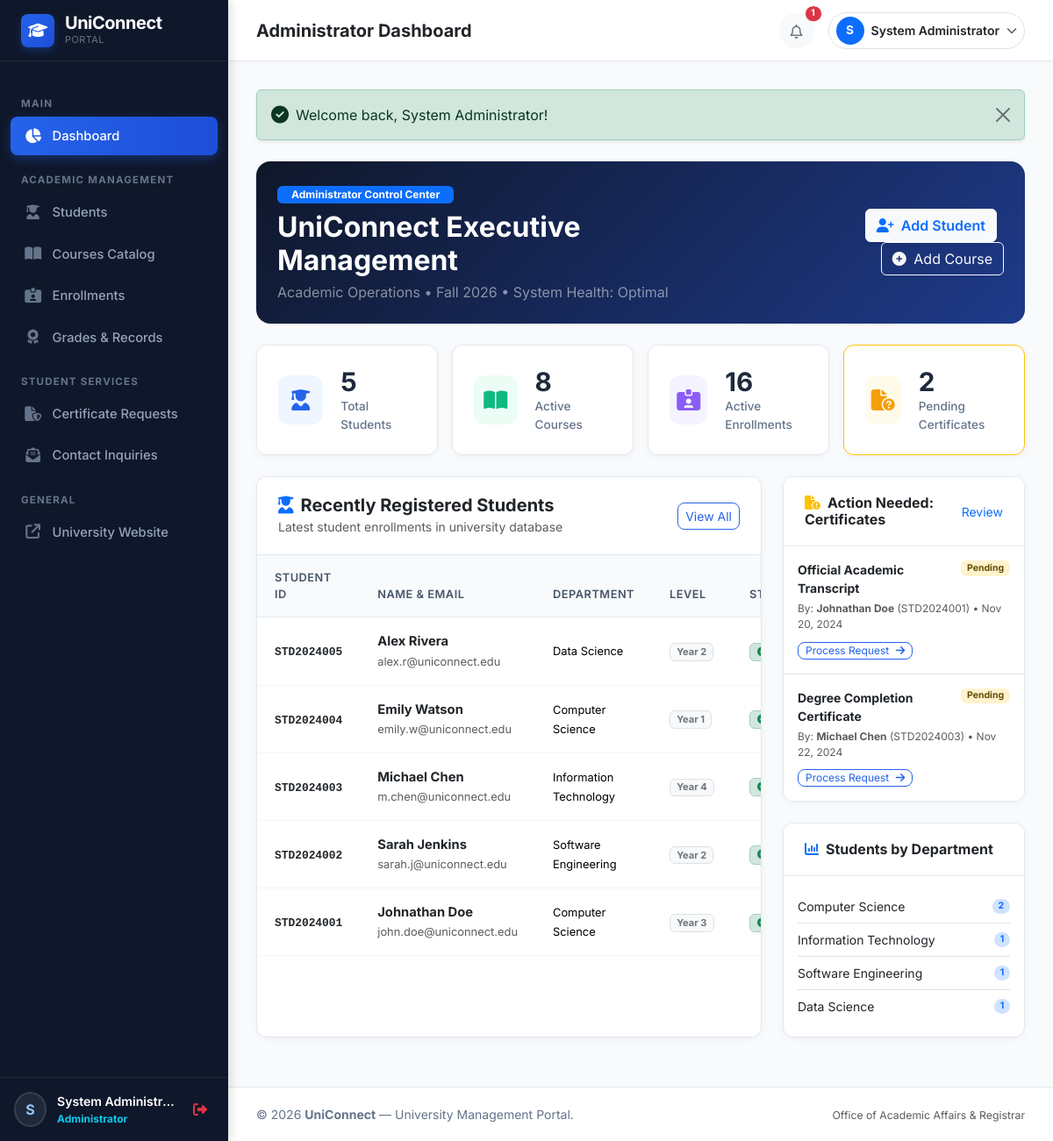
Page /admin/dashboard.php (signed in) on the committed database.
### tables this page shows
CREATE TABLE `students` (
  `id` INT AUTO_INCREMENT PRIMARY KEY,
  `user_id` INT NOT NULL UNIQUE,
  `student_id` VARCHAR(50) NOT NULL UNIQUE,
  `department` VARCHAR(100) NOT NULL,
  `academic_year` VARCHAR(50) NOT NULL DEFAULT 'Year 1',
  `semester` VARCHAR(50) NOT NULL DEFAULT 'Fall 2026',
  `phone` VARCHAR(30) DEFAULT NULL,
  `date_of_birth` DATE DEFAULT NULL,
  `address` TEXT DEFAULT NULL,
  `created_at` TIMESTAMP DEFAULT CURRENT_TIMESTAMP,
  `updated_at` TIMESTAMP DEFAULT CURRENT_TIMESTAMP ON UPDATE CURRENT_TIMESTAMP,
  CONSTRAINT `fk_students_user` FOREIGN KEY (`user_id`) REFERENCES `users` (`id`) ON DELETE CASCADE
);

CREATE TABLE `users` (
  `id` INT AUTO_INCREMENT PRIMARY KEY,
  `name` VARCHAR(100) NOT NULL,
  `email` VARCHAR(150) NOT NULL UNIQUE,
  `password` VARCHAR(255) NOT NULL,
  `role` ENUM('admin', 'student') NOT NULL DEFAULT 'student',
  `status` ENUM('active', 'inactive') NOT NULL DEFAULT 'active',
  `avatar` VARCHAR(255) DEFAULT 'default-avatar.png',
  `created_at` TIMESTAMP DEFAULT CURRENT_TIMESTAMP,
  `updated_at` TIMESTAMP DEFAULT CURRENT_TIMESTAMP ON UPDATE CURRENT_TIMESTAMP
);

CREATE TABLE `certificate_requests` (
  `id` INT AUTO_INCREMENT PRIMARY KEY,
  `student_id` INT NOT NULL,
  `certificate_type` VARCHAR(100) NOT NULL,
  `purpose` TEXT NOT NULL,
  `delivery_type` ENUM('digital', 'physical_pickup') NOT NULL DEFAULT 'digital',
  `status` ENUM('pending', 'approved', 'rejected', 'completed') NOT NULL DEFAULT 'pending',
  `admin_remarks` TEXT DEFAULT NULL,
  `reference_no` VARCHAR(60) DEFAULT NULL,
  `processed_by` INT DEFAULT NULL,
  `requested_at` TIMESTAMP DEFAULT CURRENT_TIMESTAMP,
  `processed_at` DATETIME DEFAULT NULL,
  CONSTRAINT `fk_cert_student` FOREIGN KEY (`student_id`) REFERENCES `students` (`id`) ON DELETE CASCADE,
  CONSTRAINT `fk_cert_user` FOREIGN KEY (`processed_by`) REFERENCES `users` (`id`) ON DELETE SET NULL
);

### admin/dashboard.php (the view, shortened to what this page needs)
<?php
$pdo = get_db_connection();
$totalStudents = (int)$pdo->query("SELECT COUNT(*) FROM students")->fetchColumn();
$totalCourses = (int)$pdo->query("SELECT COUNT(*) FROM courses WHERE status = 'active'")->fetchColumn();
$totalEnrollments = (int)$pdo->query("SELECT COUNT(*) FROM enrollments WHERE status = 'enrolled'")->fetchColumn();
$pendingCerts = (int)$pdo->query("SELECT COUNT(*) FROM certificate_requests WHERE status = 'pending'")->fetchColumn();
$stmtRecentStudents = $pdo->query("
    SELECT s.*, u.name, u.email, u.status AS user_status, u.created_at AS reg_date
    FROM students s
    JOIN users u ON s.user_id = u.id
    ORDER BY s.id DESC
    LIMIT 5
");
$recentStudents = $stmtRecentStudents->fetchAll();
$stmtRecentCerts = $pdo->query("
    SELECT r.*, s.student_id, u.name AS student_name
    FROM certificate_requests r
    JOIN students s ON r.student_id = s.id
    JOIN users u ON s.user_id = u.id
    WHERE r.status = 'pending'
    ORDER BY r.requested_at ASC
    LIMIT 5
");
$pendingCertList = $stmtRecentCerts->fetchAll();
$stmtDeptDist = $pdo->query("
    SELECT department, COUNT(*) as count
    FROM students
    GROUP BY department
    ORDER BY count DESC
");
$deptDist = $stmtDeptDist->fetchAll();
require_once __DIR__ . '/../includes/header.php';
?>
<div class="card border-0 rounded-4 text-white p-4 mb-4" style="background: linear-gradient(135deg, #0f172a 0%, #1e3a8a 100%);">
    <div class="row align-items-center">
        <div class="col-md-8">
            <span class="badge bg-primary mb-2 px-3 py-1">Administrator Control Center</span>
            <h2 class="fw-bold mb-1">UniConnect Executive Management</h2>
            <p class="text-white-50 mb-0">Academic Operations &bull; <?= DEFAULT_SEMESTER ?> &bull; System Health: Optimal</p>
        </div>
        <div class="col-md-4 text-md-end mt-3 mt-md-0">
            <a href="<?= BASE_URL ?>admin/student-add.php" class="btn btn-light text-primary fw-semibold me-2 shadow-sm">
                <i class="fa-solid fa-user-plus me-1"></i> Add Student
            </a>
            <a href="<?= BASE_URL ?>admin/course-add.php" class="btn btn-outline-light">
                <i class="fa-solid fa-plus-circle me-1"></i> Add Course
            </a>
        </div>
    </div>
</div>
<div class="row g-3 mb-4">
    <div class="col-sm-6 col-xl-3">
        <a href="<?= BASE_URL ?>admin/students.php" class="text-decoration-none">
            <div class="stat-widget">
                <div class="stat-icon-wrapper stat-icon-blue">
                    <i class="fa-solid fa-user-graduate"></i>
                </div>
                <div>
                    <div class="stat-value"><?= $totalStudents ?></div>
                    <div class="stat-label">Total Students</div>
                </div>
            </div>
        </a>
    </div>
    <div class="col-sm-6 col-xl-3">
        <a href="<?= BASE_URL ?>admin/courses.php" class="text-decoration-none">
            <div class="stat-widget">
                <div class="stat-icon-wrapper stat-icon-green">
                    <i class="fa-solid fa-book-open"></i>
                </div>
                <div>
                    <div class="stat-value"><?= $totalCourses ?></div>
                    <div class="stat-label">Active Courses</div>
                </div>
            </div>
        </a>
    </div>
    <div class="col-sm-6 col-xl-3">
        <a href="<?= BASE_URL ?>admin/enrollments.php" class="text-decoration-none">
            <div class="stat-widget">
                <div class="stat-icon-wrapper stat-icon-purple">
                    <i class="fa-solid fa-id-card-clip"></i>
                </div>
                <div>
                    <div class="stat-value"><?= $totalEnrollments ?></div>
                    <div class="stat-label">Active Enrollments</div>
                </div>
            </div>
        </a>
    </div>
    <div class="col-sm-6 col-xl-3">
        <a href="<?= BASE_URL ?>admin/certificates.php" class="text-decoration-none">
            <div class="stat-widget <?= $pendingCerts > 0 ? 'border-warning' : '' ?>">
                <div class="stat-icon-wrapper stat-icon-amber">
                    <i class="fa-solid fa-file-circle-question"></i>
                </div>
                <div>
                    <div class="stat-value"><?= $pendingCerts ?></div>
                    <div class="stat-label">Pending Certificates</div>
                </div>
            </div>
        </a>
    </div>
</div>
<div class="row g-4 mb-4">
    <div class="col-lg-8">
        <div class="card-academic h-100">
            <div class="card-header-custom">
                <div>
                    <h5 class="fw-bold mb-0 text-dark"><i class="fa-solid fa-user-graduate text-primary me-2"></i>Recently Registered Students</h5>
                    <small class="text-muted">Latest student enrollments in university database</small>
                </div>
                <a href="<?= BASE_URL ?>admin/students.php" class="btn btn-sm btn-outline-primary">View All</a>
            </div>
            <div class="card-body p-0">
                <div class="table-responsive">
                    <table class="table table-academic mb-0">
                        <thead>
                            <tr>
                                <th>Student ID</th>
                                <th>Name & Email</th>
                                <th>Department</th>
                                <th>Level</th>
                                <th>Status</th>
                            </tr>
                        </thead>
                        <tbody>
                            <?php foreach ($recentStudents as $s): ?>
                                <tr>
                                    <td>
                                        <code class="fw-bold text-dark"><?= e($s['student_id']) ?></code>
                                    </td>
                                    <td>
                                        <div class="fw-bold text-dark"><?= e($s['name']) ?></div>
                                        <small class="text-muted"><?= e($s['email']) ?></small>
                                    </td>
                                    <td><span class="small"><?= e($s['department']) ?></span></td>
                                    <td><span class="badge bg-light text-secondary border"><?= e($s['academic_year']) ?></span></td>
                                    <td><?= status_badge($s['user_status']) ?></td>
                                </tr>
                            <?php endforeach; ?>
                        </tbody>
                    </table>
                </div>
            </div>
        </div>
    </div>
    <div class="col-lg-4">
        <div class="card-academic mb-4">
            <div class="card-header-custom">
                <h6 class="fw-bold mb-0 text-dark"><i class="fa-solid fa-file-circle-exclamation text-warning me-2"></i>Action Needed: Certificates</h6>
                <a href="<?= BASE_URL ?>admin/certificates.php" class="small text-decoration-none">Review</a>
            </div>
            <div class="card-body p-0">
                <?php if (empty($pendingCertList)): ?>
                    <div class="text-center py-4 text-muted small">
                        <i class="fa-regular fa-circle-check text-success fs-3 mb-2 d-block"></i>
                        No pending certificate requests!
                    </div>
                <?php else: ?>
                    <ul class="list-group list-group-flush small">
                        <?php foreach ($pendingCertList as $pc): ?>
                            <li class="list-group-item p-3">
                                <div class="d-flex justify-content-between align-items-start mb-1">
                                    <div class="fw-bold text-dark"><?= e($pc['certificate_type']) ?></div>
                                    <span class="badge bg-warning-subtle text-warning-emphasis">Pending</span>
                                </div>
                                <div class="text-muted mb-2" style="font-size: 0.75rem;">
                                    By: <strong><?= e($pc['student_name']) ?></strong> (<?= e($pc['student_id']) ?>) &bull; <?= format_date($pc['requested_at']) ?>
                                </div>
                                <a href="<?= BASE_URL ?>admin/certificates.php" class="btn btn-xs btn-outline-primary py-0 px-2" style="font-size: 0.75rem;">
                                    Process Request <i class="fa-solid fa-arrow-right ms-1"></i>
                                </a>
                            </li>
                        <?php endforeach; ?>
                    </ul>
                <?php endif; ?>
            </div>
        </div>
        <div class="card-academic">
            <div class="card-header-custom">
                <h6 class="fw-bold mb-0 text-dark"><i class="fa-solid fa-chart-column text-primary me-2"></i>Students by Department</h6>
            </div>
            <div class="card-body p-3">
                <ul class="list-group list-group-flush small">
                    <?php foreach ($deptDist as $d): ?>
                        <li class="list-group-item d-flex justify-content-between align-items-center px-0 py-2">
                            <span><?= e($d['department']) ?></span>
                            <span class="badge bg-primary-subtle text-primary rounded-pill"><?= $d['count'] ?></span>
                        </li>
                    <?php endforeach; ?>
                </ul>
            </div>
        </div>
    </div>
</div>
<?php require_once __DIR__ . '/../includes/footer.php'; ?>

### includes/functions.php (shortened to what this page needs)
<?php
function e($string) {
    return htmlspecialchars((string)$string, ENT_QUOTES, 'UTF-8');
}
function status_badge($status) {
    $status = strtolower(trim($status));
    switch ($status) {
        case 'active':
        case 'enrolled':
        case 'approved':
        case 'completed':
            return '<span class="badge bg-success-subtle text-success border border-success-subtle px-2 py-1"><i class="fa-solid fa-circle-check me-1"></i> ' . ucfirst($status) . '</span>';
    }
}
function format_date($datetime, $format = 'M d, Y') {
    return date($format, strtotime($datetime));
}

### assets/css/style.css (style rules this page uses)
:root { --primary-color: #0f4c81; --primary-hover: #0c3d67; --primary-dark: #0a2540; --accent-color: #2563eb; --accent-light: #eff6ff; --secondary-color: #475569; --success-color: #10b981; --warning-color: #f59e0b; --danger-color: #ef4444; --bg-light: #f8fafc; --card-border: #e2e8f0; --text-dark: #1e293b; --text-muted: #64748b; --sidebar-width: 260px; --sidebar-bg: #0f172a; --sidebar-hover: #1e293b; --sidebar-active: #2563eb; }
body { font-family: 'Inter', -apple-system, BlinkMacSystemFont, "Segoe UI", Roboto, "Helvetica Neue", Arial, sans-serif; background-color: var(--bg-light); color: var(--text-dark); min-height: 100vh; }
.card-academic { background: #ffffff; border: 1px solid var(--card-border); border-radius: 12px; box-shadow: 0 2px 8px rgba(0, 0, 0, 0.04); transition: transform 0.2s ease, box-shadow 0.2s ease; overflow: hidden; }
.card-academic .card-header-custom { padding: 1.25rem 1.5rem; background-color: #ffffff; border-bottom: 1px solid var(--card-border); display: flex; align-items: center; justify-content: space-between; }
.stat-widget { background: #ffffff; border: 1px solid var(--card-border); border-radius: 12px; padding: 1.5rem; display: flex; align-items: center; gap: 1.25rem; box-shadow: 0 2px 8px rgba(0, 0, 0, 0.04); transition: transform 0.2s ease; }
.stat-icon-wrapper { width: 56px; height: 56px; border-radius: 12px; display: flex; align-items: center; justify-content: center; font-size: 1.5rem; }
.stat-icon-blue { background-color: #eff6ff; color: #2563eb; }
.stat-icon-green { background-color: #ecfdf5; color: #10b981; }
.stat-icon-amber { background-color: #fffbeb; color: #f59e0b; }
.stat-icon-purple { background-color: #f5f3ff; color: #8b5cf6; }
.stat-value { font-size: 1.85rem; font-weight: 700; line-height: 1.2; color: var(--text-dark); }
.stat-label { font-size: 0.85rem; color: var(--text-muted); font-weight: 500; }
.table-academic { margin-bottom: 0; }
.table-academic th { background-color: #f8fafc; color: #475569; font-size: 0.8rem; font-weight: 600; text-transform: uppercase; letter-spacing: 0.5px; padding: 1rem 1.25rem; border-bottom: 1px solid var(--card-border); }
.table-academic td { padding: 1rem 1.25rem; vertical-align: middle; font-size: 0.92rem; border-bottom: 1px solid #f1f5f9; }
.btn-outline-primary { color: var(--accent-color); border-color: var(--accent-color); border-radius: 8px; }

### rows in the picture
students: student "STD2024005", user.name "Alex Rivera", user.email "alex.r@uniconnect.edu", department "Data Science", academic_year "Year 2"
students: student "STD2024004", user.name "Emily Watson", user.email "emily.w@uniconnect.edu", department "Computer Science", academic_year "Year 1"
students: student "STD2024003", user.name "Michael Chen", user.email "m.chen@uniconnect.edu", department "Information Technology", academic_year "Year 4"
students: student "STD2024002", user.name "Sarah Jenkins", user.email "sarah.j@uniconnect.edu", department "Software Engineering", academic_year "Year 2"
students: student "STD2024001", user.name "Johnathan Doe", user.email "john.doe@uniconnect.edu", department "Computer Science", academic_year "Year 3"
certificate_requests: certificate_type "Official Academic Transcript", users.name "Johnathan Doe", student.student_id "STD2024001", requested_at "Nov 20, 2024"
certificate_requests: certificate_type "Degree Completion Certificate", users.name "Michael Chen", student.student_id "STD2024003", requested_at "Nov 22, 2024"

### other values in the picture
substr($currentUser['name'] ?? 'U', 0, 1) "S"
$currentUser['name'] "System Administr…"
$pageTitle "Administrator Dashboard"
$unreadCount "1"
substr($user['name'], 0, 1) "S"
$user['name'] "System Administrator"
$flash['message'] "Welcome back, System Administrator!"
DEFAULT_SEMESTER "Fall 2026"
$totalStudents "5"
$totalCourses "8"
$totalEnrollments "16"
$pendingCerts "2"
$d['department'] "Computer Science"
$d['count'] "2"
$d['department'] "Information Technology"
